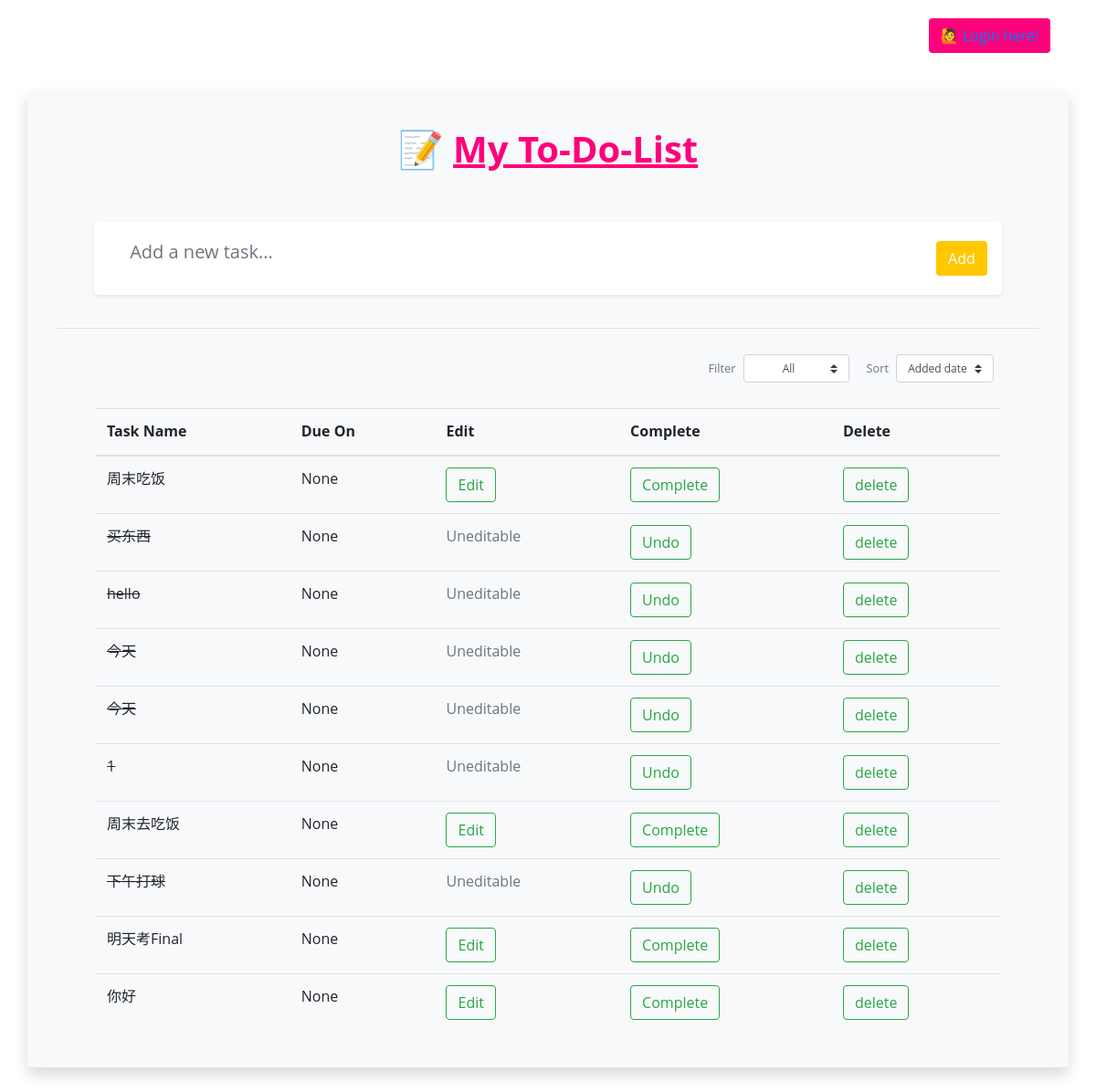
The app's page /, older data.
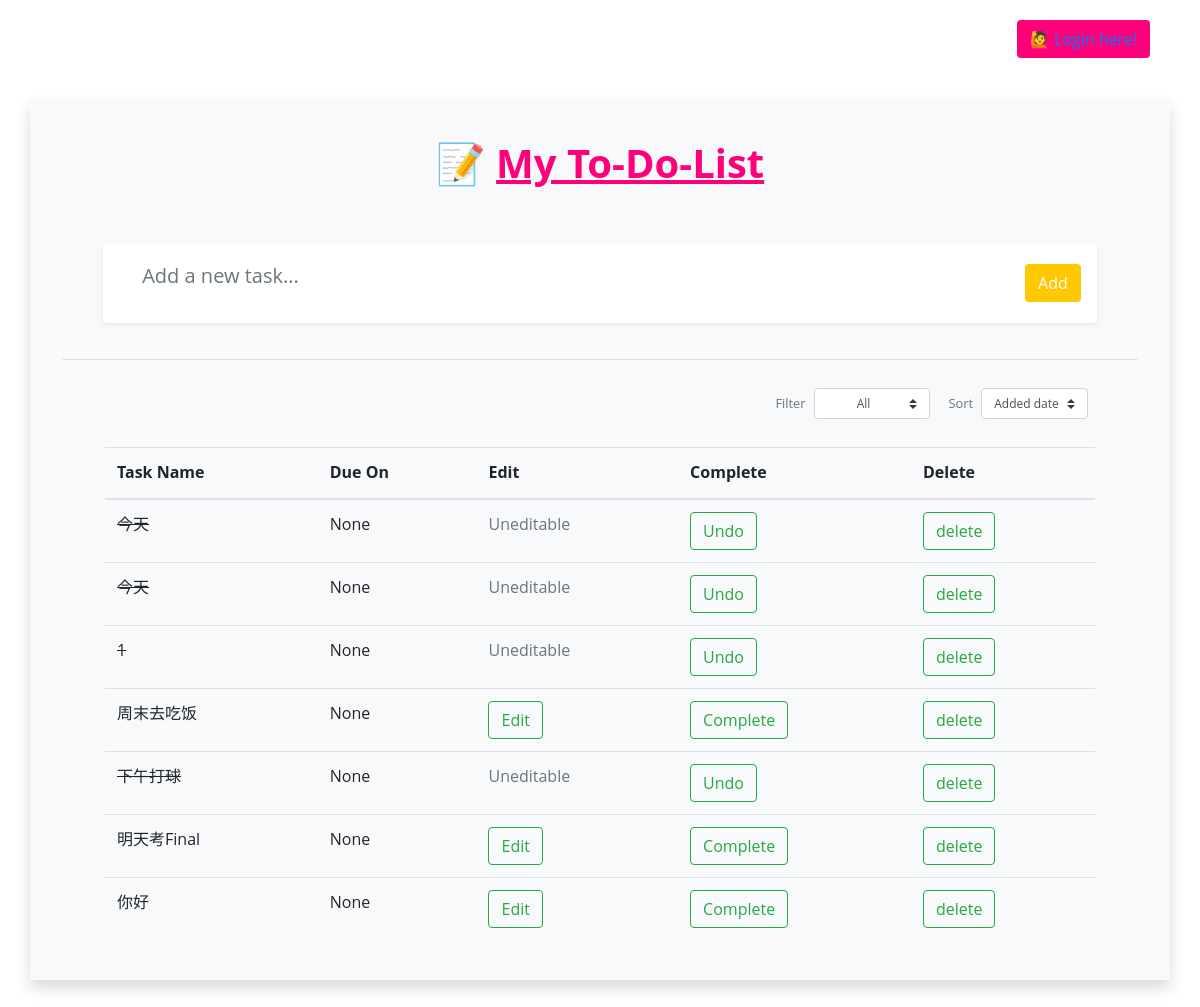
The same page, newer data.
### home/models.py (models this page shows, shortened)
class Task(models.Model):
    id = models.BigAutoField(auto_created=True, primary_key=True)
    title=models.CharField(max_length=100)
    details=models.TextField(blank=True, null=True)
    create_date=models.DateTimeField(default=timezone.now)
    due_date=models.DateTimeField(blank=True, null=True)
    complete = models.BooleanField(default=False)
    user = models.ForeignKey(settings.AUTH_USER_MODEL, default=None, null=False, on_delete=models.CASCADE)

### home/views.py (the view)
# urls.py: path("", views.index, name="index"),
def index(request):
    template_name = "home/templates/index.html"
    if request.user.is_authenticated:
        todolist = Task.objects.filter(user=request.user)
    else:
        todolist = Task.objects.filter(user=None)
    context = {'todolist': todolist}
    return render(request, template_name=template_name, context=context)

### home/templates/index.html (shortened to what the changed rows need)
{% url 'home:index' as home_base_url %}
{% load static %}
<!DOCTYPE HTML>
<html lang="en">
<head>
    <link rel="stylesheet" href="https://stackpath.bootstrapcdn.com/bootstrap/4.1.3/css/bootstrap.min.css">
    <link rel="stylesheet" href="{% static 'css/fontawesome/fontawesome-all.min.css' %}">
</head>
<body>
	<section id="main" class="container-md mx-md-auto mx-1">
    <br>
        <br>
		{% block main %}
        <div class="container m-5 p-2 rounded mx-auto bg-light shadow" style="background-color: pink;">
            <div class="row mx-1 px-5 pb-3 w-80">
                <div class="col mx-auto">
                    <table class="table table-hover">
                        <thead>
                          <tr>
                            <th scope="col">Task Name</th>
                            <th scope="col">Due On</th>
                            <th scope="col">Edit</th>
                            <th scope="col">Complete</th>
                            <th scope="col">Delete</th>
                          </tr>
                        </thead>
                        <tbody class="no-underline">
                    {% for task in todolist %}
      {% if task.complete == True%}
      <tr>
        <td id="line-through">{{task.title}}</td>
        <td>{{task.due_date}}</td>
        <td><a class="text-secondary" href="#">Uneditable</a></td>
          <td>
          <form method="POST" action="/change_status/">
            <button type="submit" class="btn btn-outline-success my-2 my-sm-0" >Undo</button>
          </form>
        </td>
        <td>
            <button data-bs-toggle="modal" data-bs-target="#exampleModal" type="button" class="btn btn-outline-success my-2 my-sm-0" >delete</button>
        </td>
        {% else %}
        <tr>
            <td>{{task.title}}</td>
            <td>{{task.due_date}}</td>
          <td>
             <button data-bs-toggle="modal" data-bs-target="#exampleModal3" type="button" class="btn btn-outline-success my-2 my-sm-0" >Edit</button>
          </td>
           <td>
            <form method="POST" action="/change_status/">
            <button type="submit" class="btn btn-outline-success my-2 my-sm-0">Complete</button>
            </form>
          </td>
          <td>
             <button data-bs-toggle="modal" data-bs-target="#exampleModal2" type="button" class="btn btn-outline-success my-2 my-sm-0" >delete</button>
        </td>
        </tr>
        {% endif %}
        {% endfor %}
                        </tbody>
                    </table>
                </div>
            </div>
        </div>
        {% endblock %}
		</section>
</body>
</html>

Row changes from the older to the newer data that the page shows:
removed Task: title "周末吃饭", due_date "None"
removed Task: title "买东西", due_date "None"
removed Task: title "hello", due_date "None"
